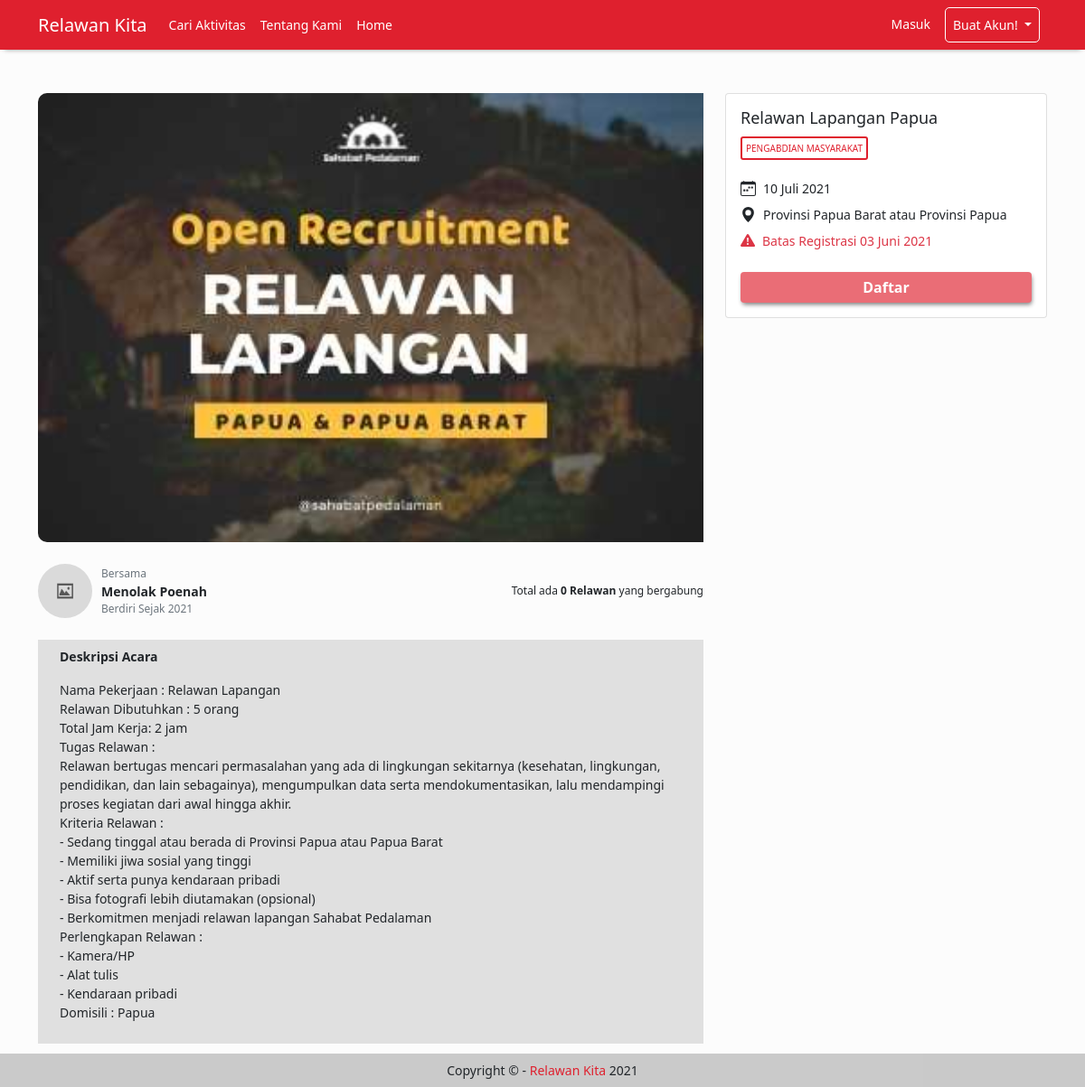
/ViewAktivitas.php?id_acara=9, run on an earlier commit of the app's database.
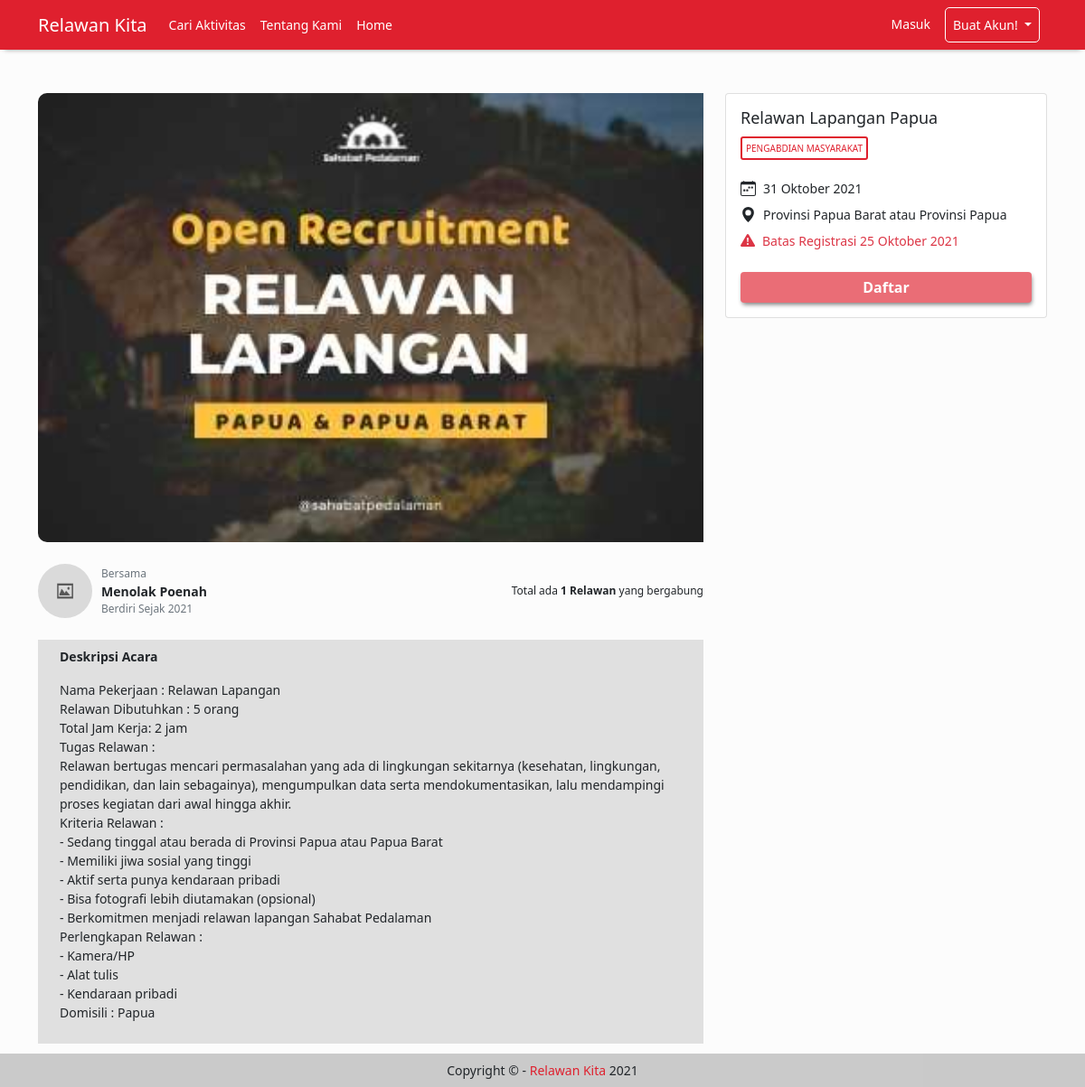
And on a later commit of the database.
### tables this page shows
CREATE TABLE `acara` (
  `id_acara` int(11) NOT NULL,
  `judul_acara` varchar(50) NOT NULL,
  `deskripsi_acara` text NOT NULL,
  `jumlah_kebutuhan` tinyint(5) UNSIGNED NOT NULL,
  `tanggal_batas_registrasi` date NOT NULL,
  `tanggal_acara` date NOT NULL,
  `lokasi` varchar(50) NOT NULL,
  `cover` varchar(255) NOT NULL,
  `id_jenis_acara` int(11) NOT NULL,
  `id_pengguna` int(11) NOT NULL
);

CREATE TABLE `pengguna` (
  `id_pengguna` int(10) NOT NULL,
  `email` varchar(255) NOT NULL,
  `password` varchar(50) NOT NULL,
  `nama` varchar(60) NOT NULL,
  `alamat` text DEFAULT NULL,
  `nomor_telepon` varchar(15) DEFAULT NULL,
  `role` enum('volunteer','admin','organisasi') NOT NULL DEFAULT 'volunteer'
);

CREATE TABLE `organisasi` (
  `id_pengguna` int(11) NOT NULL,
  `deskripsi_organisasi` text DEFAULT NULL,
  `tahun_berdiri` year(4) DEFAULT NULL
);

CREATE TABLE `jenis_acara` (
  `id_jenis_acara` int(11) NOT NULL,
  `nama_jenis_acara` varchar(50) NOT NULL,
  `icon` varchar(50) NOT NULL
);

### db/connect.php (called while the page is built, shortened)
<?php
$host = 'localhost';
$admin = 'root';
$password = '';
$db = 'relawan_kita';
$dsn = "mysql:host=$host;dbname=$db";
try {
    $pdo = new PDO($dsn, $admin, $password);
    $pdo->setAttribute(PDO::ATTR_ERRMODE, PDO::ERRMODE_EXCEPTION);
    $pdo->setAttribute(PDO::ATTR_DEFAULT_FETCH_MODE, PDO::FETCH_ASSOC);
} catch (PDOException $e) {
    throw new PDOException($e->getMessage());
}
require_once 'crud.php';
$crud = new crud($pdo);

### db/crud.php (called while the page is built, shortened)
<?php
class crud
{
    private $db;
    function __construct($conn)
    {
        $this->db = $conn;
    }
    public function getAcaraById($id)
    {
        try {
            $sql = "SELECT acara.id_acara,acara.judul_acara,acara.jumlah_kebutuhan,acara.tanggal_batas_registrasi,
                    acara.tanggal_acara,acara.cover,acara.deskripsi_acara,
                    acara.lokasi,jenis_acara.nama_jenis_acara,pengguna.nama,
                    organisasi.tahun_berdiri, (SELECT COUNT(*) FROM status WHERE id_acara = $id)
                    AS total_pendaftar FROM acara
                    JOIN pengguna
                        USING(id_pengguna)
                    JOIN organisasi
                        USING(id_pengguna)
                    JOIN jenis_acara
                        USING(id_jenis_acara)
                    WHERE id_acara = $id";
            $result = $this->db->query($sql);
            return $result;
        } catch (PDOException $e) {
            echo $e->getMessage();
            return false;
        }
    }
}

### functions/convert-date.php (called while the page is built)
<?php
  function tgl_indo($tanggal){
    $bulan = array (
      1 =>   'Januari',
      'Februari',
      'Maret',
      'April',
      'Mei',
      'Juni',
      'Juli',
      'Agustus',
      'September',
      'Oktober',
      'November',
      'Desember'
    );
    $pecahkan = explode('-', $tanggal);
    return $pecahkan[2] . ' ' . $bulan[ (int)$pecahkan[1] ] . ' ' . $pecahkan[0];
  }
?>

### ViewAktivitas.php (the view, shortened to what the changed rows need)
<?php
require_once './db/connect.php';
require_once './includes/header.php';
require_once './functions/convert-date.php';
if (isset($_GET['id_acara'])) {
    $id_acara = $_GET['id_acara'];
    $results = $crud->getAcaraById($id_acara);
    $r = $results->fetch(PDO::FETCH_ASSOC);
    $total_daftar = $r['total_pendaftar'];
} else {
    header("Location: CariAktivitas.php");
}
?>
<div class="row d-flex flex-row">
    <div class="col-md-8">
        <img src="./assets/images/<?= $r['cover'] == '' ? 'default.jpg' : 'cover/' . $r['cover']; ?>" alt="Foto Acara" class="img-fluid" style="width: 100%;max-height: 500px; object-fit: cover;">
        <div class="d-flex flex-row align-items-center justify-content-between my-4">
            <div class="col-6 d-flex flex-row align-items-center">
                <div>
                    <small class="text-muted m-0 d-block">Bersama</small>
                    <p class="fw-bold m-0"><?= $r['nama']; ?></p>
                    <small class="text-muted m-0 d-block">Berdiri Sejak <?= $r['tahun_berdiri']; ?></small>
                </div>
            </div>
            <small>Total ada <b><?= $total_daftar; ?> Relawan</b> yang bergabung</small>
        </div>
        <div class="py-2" style="background-color: #E0E0E0;">
            <div class="container">
                <p class="fw-bold">Deskripsi Acara</p>
                <p style="white-space: pre-wrap;"><?= $r['deskripsi_acara']; ?></p>
            </div>
        </div>
    </div>
    <div class="col-md-4">
        <div class="card">
            <div class="card-body">
                <h5 class="card-title text-capitalize"><?= $r['judul_acara']; ?></h5>
                <span class="text-uppercase p-1" style="border: 2px solid #DF202E; color:#DF202E; font-size: 10px; border-radius: 3px"><?= $r['nama_jenis_acara']; ?></span>
                <div class="mt-4">
                    <div class="d-flex flex-row align-items-center mb-2">
                        <p class="ms-2 mb-0"><?= tgl_indo($r['tanggal_acara']); ?></p>
                    </div>
                    <div class="d-flex flex-row align-items-center mb-2">
                        <svg xmlns="http://www.w3.org/2000/svg" width="17" height="17" fill="currentColor" class="bi bi-geo-alt-fill" viewBox="0 0 16 16">
                            <path d="M8 16s6-5.686 6-10A6 6 0 0 0 2 6c0 4.314 6 10 6 10zm0-7a3 3 0 1 1 0-6 3 3 0 0 1 0 6z" />
                        </svg>
                        <p class="ms-2 mb-0"><?= $r['lokasi']; ?></p>
                    </div>
                    <div class="d-flex flex-row align-items-center mb-2">
                        <p class="ms-2 mb-0 text-danger">Batas Registrasi <?= tgl_indo($r['tanggal_batas_registrasi']); ?></p>
                    </div>
                    <div class=" mt-4">
                    </div>
                </div>
            </div>
        </div>
    </div>
</div>
<?php require_once './includes/footer.php'; ?>

What changed in the data, as far as the page shows it:
changed acara "Relawan Lapangan Papua": tanggal_acara "10 Juli 2021" → "31 Oktober 2021"; tanggal_batas_registrasi "03 Juni 2021" → "25 Oktober 2021"
Also different on the page:
$total_daftar: "0" → "1"
